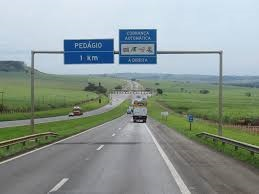
#> input picture 02_DimensionalityReductionForImages/input/road.jpg, 259 x 194 px, found by its file name
$ python dimensionalityReductionForImages.py
#> lines starting #> are read from the running program, lines starting #| are printed output that depends on the picture; after the words box and inside, x2 and y2 are one past the last pixel; in counts of white or black regions, pixels touching at a corner belong together
#> further down, colored_image is the input picture: shape (194, 259, 3); mean B, G, R 147.8, 152.4, 140.2
import cv2 # pip install opencv-python
import matplotlib.pyplot as plt

def convert_colored_to_gray(colored_image):
    gray_image = cv2.cvtColor(colored_image, cv2.COLOR_BGR2GRAY)
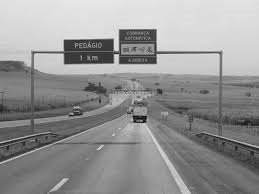
#> gray_image: shape (194, 259); min 5, max 237, mean 148.2
    return gray_image

def convert_gray_to_binary(gray_image, treshold_value=127):
#> called with treshold_value = 127
    _, binary_image = cv2.threshold(gray_image, treshold_value, 255, cv2.THRESH_BINARY)
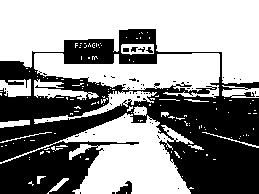
#> binary_image: shape (194, 259); 56.4% white; 58 black regions (53 under 20 px), largest, box (x1, y1, x2, y2) and area: (0, 29, 259, 194) 21591, (116, 181, 132, 194) 122, (123, 48, 129, 52) 24, (131, 47, 138, 52) 23, (146, 47, 153, 53) 23
    return binary_image

def display_images(colored_image, gray_image, binary_image):
    plt.figure(figsize=(15, 5))

    plt.subplot(1, 3, 1) # (rows, columns, panel number)
    plt.imshow(cv2.cvtColor(colored_image, cv2.COLOR_BGR2RGB)) # OpenCV loads images in BGR format, but Matplotlib expects RGB.
    plt.title('Original Color Image')
    plt.axis('off')

    plt.subplot(1, 3, 2)
    plt.imshow(gray_image, cmap='gray') # Use 'gray' colormap for grayscale display
    plt.title('Grayscale Image')
    plt.axis('off')

    plt.subplot(1, 3, 3)
    plt.imshow(binary_image, cmap='gray') # Use 'gray' colormap for black and white display
    plt.title('Binary Image')
    plt.axis('off')

    plt.tight_layout()
    plt.show()
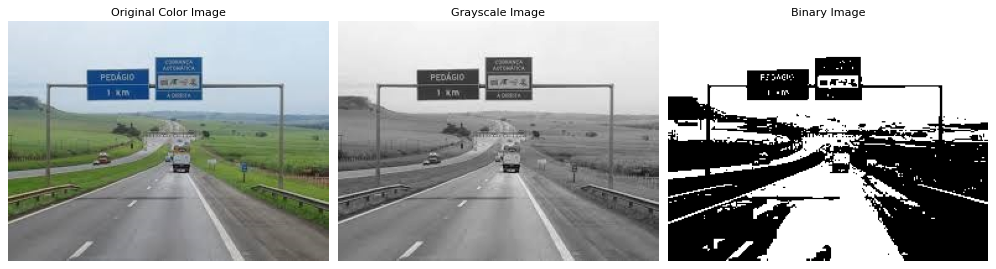
#> figure drawn by matplotlib, 3 panels

if __name__ == "__main__":
    colored_image_path = 'input\\road.jpg'
    colored_image = cv2.imread(colored_image_path)

    gray_image = convert_colored_to_gray(colored_image)

    treshold_value = 127 #Pixels with intensity above the threshold become white (255), and pixels below or equal to the threshold become black (0).
    binary_image = convert_gray_to_binary(gray_image, treshold_value)

    display_images(colored_image, gray_image, binary_image)
